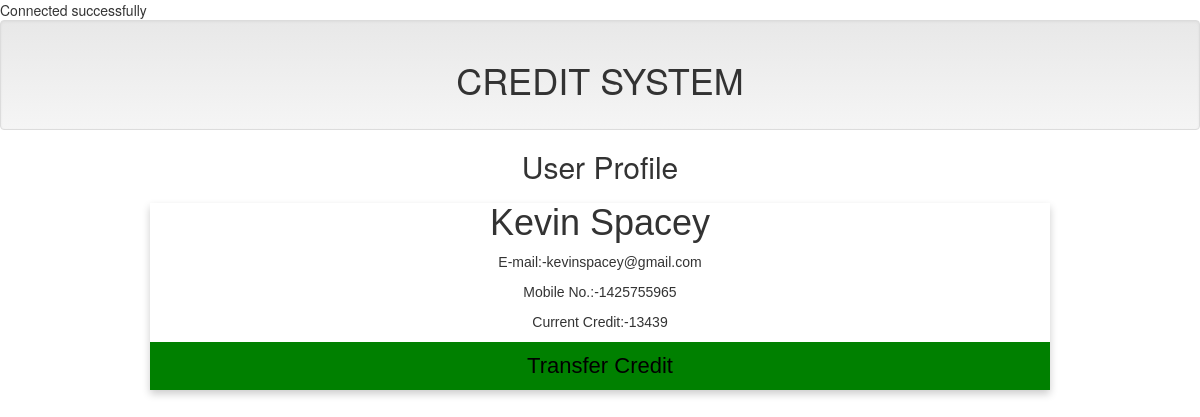
The app's page /card3.php with its own data.
### tables this page shows
CREATE TABLE `name` (
  `ID` int(10) NOT NULL,
  `Name` varchar(15) NOT NULL,
  `E-mail` text NOT NULL,
  `Mobile No.` int(12) NOT NULL,
  `Credit` int(100) NOT NULL
);

### dbcon.php (called while the page is built, shortened)
<?php
$servername = "localhost";
$Name = "root";
$password = "";
$con = new mysqli($servername, $Name, $password, 'alluser');
  $query3 = " SELECT * FROM `name` WHERE `Name` = 'Kevin Spacey' ";
  $run3 = mysqli_query($con, $query3);
  $KevinSpacey = mysqli_fetch_assoc($run3);
  ?>

### card3.php (the view, shortened to what this page needs)
<?php
      include 'dbcon.php';
      include 'includes/header.php';
      ?>
<head>
<link rel="stylesheet" href="https://cdnjs.cloudflare.com/ajax/libs/font-awesome/4.7.0/css/font-awesome.min.css">
</head>
<body>
<h2 style="text-align:center">User Profile</h2>
<div class="card">
  <h1><?php echo $KevinSpacey['Name']; ?></h1>
        <p class="E-mail" title="E-mail">E-mail:-<?php echo $KevinSpacey['E-mail']; ?></p>
        <p class="Monile No.">Mobile No.:-<?php echo $KevinSpacey['Mobile No.']; ?></p>
        <p class="Current Credit">Current Credit:-<?php echo $KevinSpacey['Credit']; ?></p>
  <p><button type="button"> <a href="users/KevinSpacey.php">Transfer Credit</a></button></p>
</div>
</body>
</html>

### card3.php (style rules this page uses)
.card { box-shadow: 0 4px 8px 0 rgba(0, 0, 0, 0.2); max-width: 900px; margin: auto; text-align: center; font-family: arial; }
button { border: none; outline: 0; display: inline-block; padding: 8px; color: white; background-color: green; text-align: center; cursor: pointer; width: 100%; font-size: 18px; }
a { text-decoration: none; font-size: 22px; color: black; }

### records on screen
name: Name "Kevin Spacey", value "kevinspacey@gmail.com", value "1425755965", Credit "13439"
